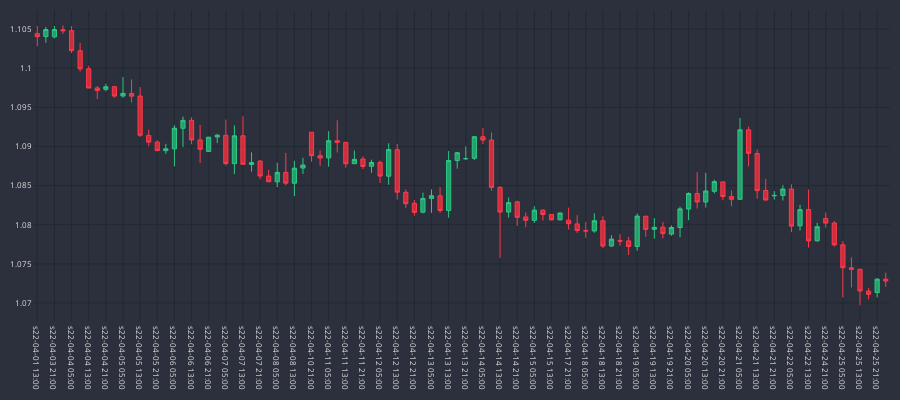

The notebook cell saved with this chart:
### Code cell
fig = go.Figure()
fig.add_trace(go.Candlestick(
    x=df_plot['sTime'],
    open=df_plot.mid_o,
    high=df_plot.mid_h,
    low=df_plot.mid_l,
    close=df_plot.mid_c,
    line=dict(width=1), opacity=1,
    increasing_fillcolor="#24A06B",
    decreasing_fillcolor="#CC2E3C",
    increasing_line_color="#2EC886",
    decreasing_line_color="#FF3A4C"
))

fig.update_yaxes(
    gridcolor="#1f292f"
)

fig.update_xaxes(
    gridcolor="#1f292f",
    rangeslider=dict(visible=False),
)

fig.update_layout(
    width=900,
    height=400,
    margin=dict(l=10, r=10, b=10, t=10),
    paper_bgcolor="#2c303c",
    plot_bgcolor="#2c303c",
    font=dict(size=8, color="#e1e1e1")
)

fig.show()
